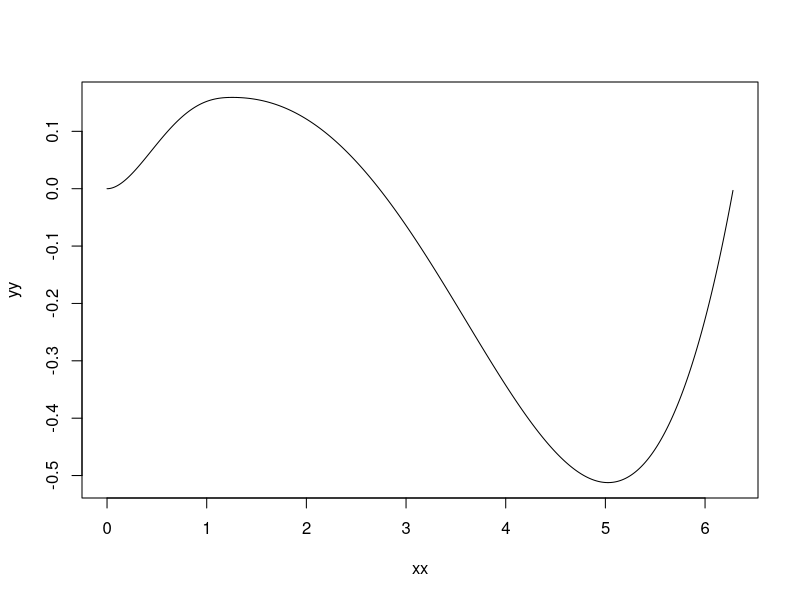

Reproduce this figure in R.
HVDensity <- function(x, hill, valley, eps, delta) {
  if (abs(delta) >= 1/pi)
    return(NA)
  
  Mod <- function(x, m) x - floor(x/m)*m 
  alpha <- Mod(valley, 2*pi)
  beta <- Mod(hill-valley, 2*pi)
  print(c(alpha=alpha, beta=beta, delta=delta))

  x <- ifelse(x>alpha, x-alpha, x-alpha+2*pi)

  left <- function(x) 
    eps + 
    (2 *(beta^3* delta - beta^2* delta *pi - 18* beta* delta* pi^2 + 24 *delta *pi^3)* x^2)/
    (beta^2 *(beta - 2 *pi)^2 *(beta + 2 *pi)) -
    (4 *(beta^2 *delta* pi - 14 *beta *delta *pi^2 + 16 *delta *pi^3)* x^3)/
    (beta^3 *(beta - 2 *pi)^2 *(beta + 2* pi)) -
    ((beta^3* delta - 4 *beta^2 *delta *pi + 24 *beta *delta *pi^2 - 24 *delta *pi^3) *x^4)/
    (beta^4 *(beta - 2* pi)^2 *(beta + 2 *pi))
  
  right <- function(x)
    -((-beta^3 *eps + 2 *beta^2* eps *pi + 8* beta *delta *pi^2 + 4* beta* eps *pi^2 - 8 *delta* pi^3 - 8* eps *pi^3)/
        ((beta - 2* pi)^2 *(beta + 2 *pi))) + 
    (2 *(beta^2* delta - beta *delta* pi + 6 *delta *pi^2)* x^2)/
    (beta *(beta - 2 *pi)^2 *(beta + 2* pi)) - 
    (4* delta *pi *x^3)/
    (beta^2 *(beta - 2 *pi)^2) - 
    ((beta *delta - 4 *delta* pi) *x^4)/
    (beta^2 *(beta - 2* pi)^2 *(beta + 2 *pi))
  
  sft_x <- ifelse(x>alpha, x-alpha, x-alpha+2*pi)
  ifelse(sft_x<beta, left(sft_x), right(sft_x))
}

xx <- seq(0, 2*pi, by=0.01)
yy <- HVDensity(xx, 0.2*2*pi, 0, 0, 0.5/pi)
plot(xx, yy, type='l')
